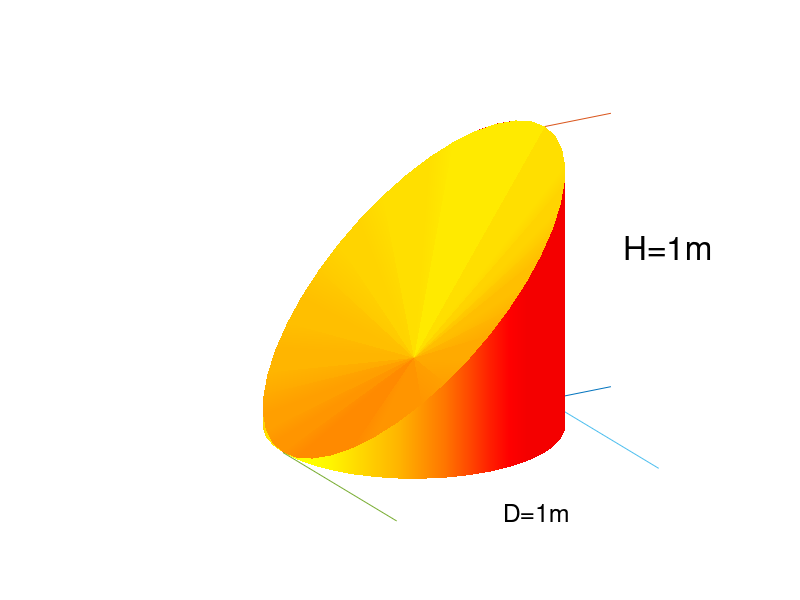

Here is the MATLAB script that generated this plot:
% f5_14 
% Copyright S. Nakamura, 1995
set(gcf, 'NumberTitle','off','Name', 'Figure 5.14')

clear,clf
dth=pi/20;
th=0:dth:2*pi;
x=cos(th);
y=sin(th);
z=zeros(size(x));
 
axis([-1.5,1.5,-1.5,1.5,-0,2])
hold on
for j=1:4
if j==1
xc(j,:)=zeros(size(x));
yc(j,:)=zeros(size(x));
zc(j,:)=0.5*ones(size(x));

else
xc(j,:)=x;
yc(j,:)=y;
zc(j,:)=z;
end
end
zc(2,:)=x+1;
zc(3,:)=x+1;

[nx,ny,nz]=surfnorm(xc,yc,zc);
r=specular(nx,ny,nz, [1,-1,1],[ -2,1,5]);
%surf(xc,yc,zc,r);colormap(hot)
surfl(xc,yc,zc,[100,0] );%colormap(gray)
%mesh(xc,yc,zc);
%plot3(x,y,z)
% plot3(x,y,x+1)
%xlabel('x')
%ylabel('y')
 plot3([1,2],[0,0],[0,0])
 plot3([1,2],[0,0],[2,2])
 plot3([1.7,1.7],[0,0],[2,1.5],':')
 plot3([1.7,1.7],[0,0],[0.5,0],':')
 text(1.6,0,1,'H=1m','FontSize',[24])
 
 plot3([-1,-1],[0,-2],[0,0])
  plot3([1,1],[0,-2],[0,0])
  plot3([-1,-0.5],[-1.7,-1.7],[0,0],':')
  plot3([0.5,1],[-1.7,-1.7],[0,0],':')
   text( -0.3 , -1.7  ,0,'D=1m','FontSize',[18])
 axis('off')
view(-30,30)
% plot3(x*1.02,y*1.02,z) 
shading interp
colormap(hot)
%print prob5_14fig.ps
